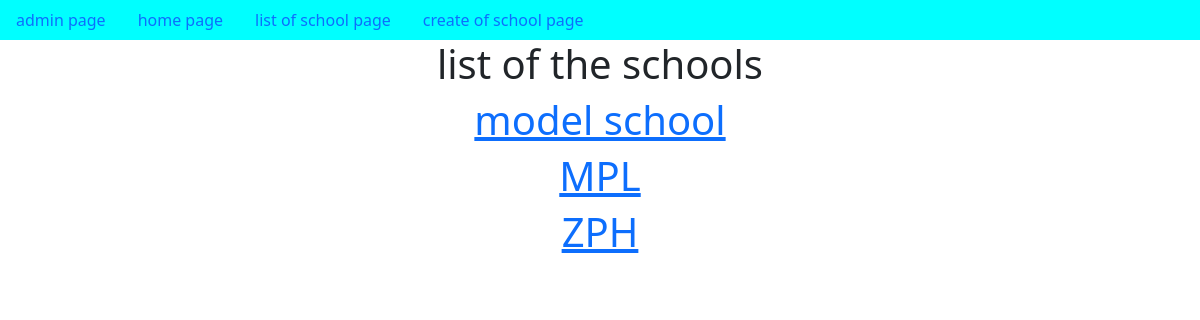
Page /SchoolList/ on the committed database.
### app/models.py (models this page shows, shortened)
class School(models.Model):
    name=models.CharField(max_length=100)
    principal=models.CharField(max_length=100)
    location=models.CharField(max_length=100)

### app/views.py (the view)
# urls.py: path('SchoolList/',SchoolList.as_view(),name='SchoolList'),
class SchoolList(ListView):
    model=School
    context_object_name='schools'

### templates/app/school_list.html (shortened to what this page needs)
{% extends 'app/dummy.html' %}
{% block body_block %}
<h1> list of the schools </h1>
    {% for school in schools %}
        <a href='{{school.pk}}'><h1>{{school.name}}</h1></a>
    {% endfor %}
{% endblock %}

### rows in the picture
School: name "model school"
School: name "MPL"
School: name "ZPH"
